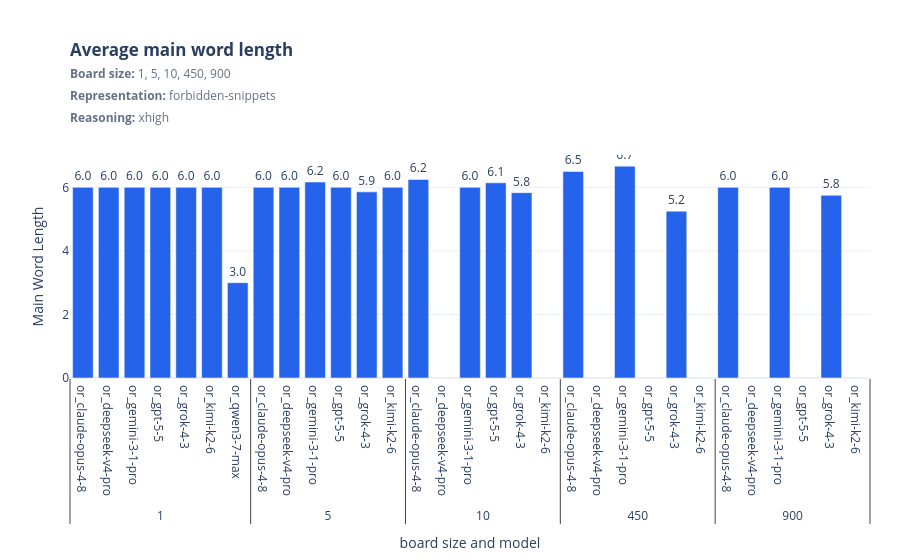
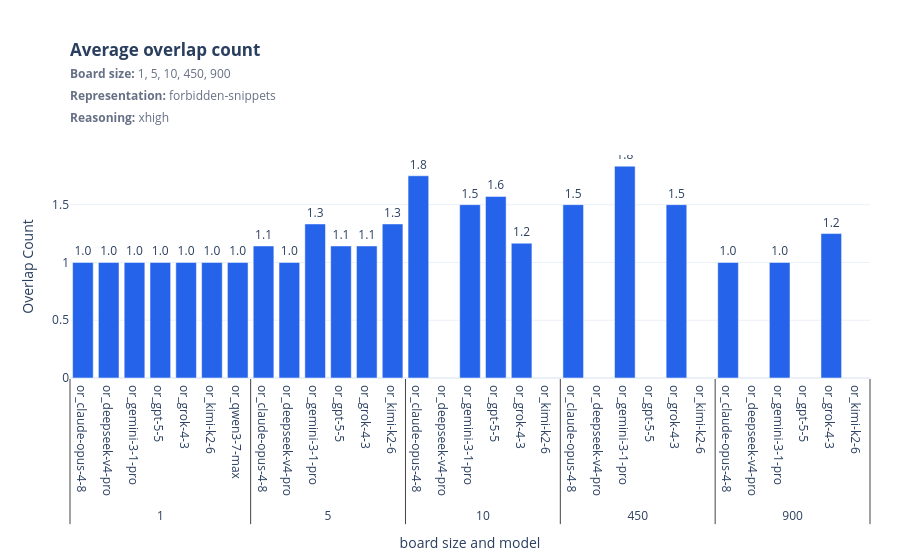

Notebook source saved alongside these figures, in order:
### Markdown cell above
## Move quality on passing attempts

Compares valid model moves with the saved witness. The witness proves feasibility, but it is not necessarily the best possible move.

### Code cell
view.show_all(figures.plot_quality_score_bars(aggregate))

### Figure 1 — Plotly figure (JSON) as saved in the notebook; plotly's stock layout.template omitted (floating-point values rounded to 4 significant figures)
{"data": [{"customdata": [["1", "or_claude-opus-4-8"], ["1", "or_deepseek-v4-pro"], ["1", "or_gemini-3-1-pro"], ["1", "or_gpt-5-5"], ["1", "or_grok-4-3"], ["1", "or_kimi-k2-6"], ["1", "or_qwen3-7-max"], ["5", "or_claude-opus-4-8"], ["5", "or_deepseek-v4-pro"], ["5", "or_gemini-3-1-pro"], ["5", "or_gpt-5-5"], ["5", "or_grok-4-3"], ["5", "or_kimi-k2-6"], ["10", "or_claude-opus-4-8"], ["10", "or_deepseek-v4-pro"], ["10", "or_gemini-3-1-pro"], ["10", "or_gpt-5-5"], ["10", "or_grok-4-3"], ["10", "or_kimi-k2-6"], ["450", "or_claude-opus-4-8"], ["450", "or_deepseek-v4-pro"], ["450", "or_gemini-3-1-pro"], ["450", "or_gpt-5-5"], ["450", "or_grok-4-3"], ["450", "or_kimi-k2-6"], ["900", "or_claude-opus-4-8"], ["900", "or_deepseek-v4-pro"], ["900", "or_gemini-3-1-pro"], ["900", "or_gpt-5-5"], ["900", "or_grok-4-3"], ["900", "or_kimi-k2-6"]], "hovertemplate": "board size=%{customdata[0]}<br>model=%{customdata[1]}<br>main word length: %{y:.2f}<extra></extra>", "marker": {"color": "#2563eb"}, "text": ["6.0", "6.0", "6.0", "6.0", "6.0", "6.0", "3.0", "6.0", "6.0", "6.2", "6.0", "5.9", "6.0", "6.2", "", "6.0", "6.1", "5.8", "", "6.5", "", "6.7", "", "5.2", "", "6.0", "", "6.0", "", "5.8", ""], "textposition": "outside", "type": "bar", "x": [["1", "1", "1", "1", "1", "1", "1", "5", "5", "5", "5", "5", "5", "10", "10", "10", "10", "10", "10", "450", "450", "450", "450", "450", "450", "900", "900", "900", "900", "900", "900"], ["or_claude-opus-4-8", "or_deepseek-v4-pro", "or_gemini-3-1-pro", "or_gpt-5-5", "or_grok-4-3", "or_kimi-k2-6", "or_qwen3-7-max", "or_claude-opus-4-8", "or_deepseek-v4-pro", "or_gemini-3-1-pro", "or_gpt-5-5", "or_grok-4-3", "or_kimi-k2-6", "or_claude-opus-4-8", "or_deepseek-v4-pro", "or_gemini-3-1-pro", "or_gpt-5-5", "or_grok-4-3", "or_kimi-k2-6", "or_claude-opus-4-8", "or_deepseek-v4-pro", "or_gemini-3-1-pro", "or_gpt-5-5", "or_grok-4-3", "or_kimi-k2-6", "or_claude-opus-4-8", "or_deepseek-v4-pro", "or_gemini-3-1-pro", "or_gpt-5-5", "or_grok-4-3", "or_kimi-k2-6"]], "y": [6, 6, 6, 6, 6, 6, 3, 6, 6, 6.167, 6, 5.857, 6, 6.25, null, 6, 6.143, 5.833, null, 6.5, null, 6.667, null, 5.25, null, 6, null, 6, null, 5.75, null]}], "layout": {"legend": {"title": {"text": ""}}, "margin": {"b": 70, "l": 70, "r": 30, "t": 155}, "title": {"text": "<b>Average main word length</b><br><span style='font-size:12px;color:#667085'><b>Board size:</b> 1, 5, 10, 450, 900<br><b>Representation:</b> forbidden-snippets<br><b>Reasoning:</b> xhigh</span>", "x": 0, "xanchor": "left", "xref": "paper", "y": 0.9, "yanchor": "top"}, "xaxis": {"title": {"text": "board size and model"}, "type": "multicategory"}, "yaxis": {"title": {"text": "Main Word Length"}}}}

### Figure 2 — Plotly figure (JSON) as saved in the notebook; plotly's stock layout.template omitted (floating-point values rounded to 4 significant figures)
{"data": [{"customdata": [["1", "or_claude-opus-4-8"], ["1", "or_deepseek-v4-pro"], ["1", "or_gemini-3-1-pro"], ["1", "or_gpt-5-5"], ["1", "or_grok-4-3"], ["1", "or_kimi-k2-6"], ["1", "or_qwen3-7-max"], ["5", "or_claude-opus-4-8"], ["5", "or_deepseek-v4-pro"], ["5", "or_gemini-3-1-pro"], ["5", "or_gpt-5-5"], ["5", "or_grok-4-3"], ["5", "or_kimi-k2-6"], ["10", "or_claude-opus-4-8"], ["10", "or_deepseek-v4-pro"], ["10", "or_gemini-3-1-pro"], ["10", "or_gpt-5-5"], ["10", "or_grok-4-3"], ["10", "or_kimi-k2-6"], ["450", "or_claude-opus-4-8"], ["450", "or_deepseek-v4-pro"], ["450", "or_gemini-3-1-pro"], ["450", "or_gpt-5-5"], ["450", "or_grok-4-3"], ["450", "or_kimi-k2-6"], ["900", "or_claude-opus-4-8"], ["900", "or_deepseek-v4-pro"], ["900", "or_gemini-3-1-pro"], ["900", "or_gpt-5-5"], ["900", "or_grok-4-3"], ["900", "or_kimi-k2-6"]], "hovertemplate": "board size=%{customdata[0]}<br>model=%{customdata[1]}<br>overlap count: %{y:.2f}<extra></extra>", "marker": {"color": "#2563eb"}, "text": ["1.0", "1.0", "1.0", "1.0", "1.0", "1.0", "1.0", "1.1", "1.0", "1.3", "1.1", "1.1", "1.3", "1.8", "", "1.5", "1.6", "1.2", "", "1.5", "", "1.8", "", "1.5", "", "1.0", "", "1.0", "", "1.2", ""], "textposition": "outside", "type": "bar", "x": [["1", "1", "1", "1", "1", "1", "1", "5", "5", "5", "5", "5", "5", "10", "10", "10", "10", "10", "10", "450", "450", "450", "450", "450", "450", "900", "900", "900", "900", "900", "900"], ["or_claude-opus-4-8", "or_deepseek-v4-pro", "or_gemini-3-1-pro", "or_gpt-5-5", "or_grok-4-3", "or_kimi-k2-6", "or_qwen3-7-max", "or_claude-opus-4-8", "or_deepseek-v4-pro", "or_gemini-3-1-pro", "or_gpt-5-5", "or_grok-4-3", "or_kimi-k2-6", "or_claude-opus-4-8", "or_deepseek-v4-pro", "or_gemini-3-1-pro", "or_gpt-5-5", "or_grok-4-3", "or_kimi-k2-6", "or_claude-opus-4-8", "or_deepseek-v4-pro", "or_gemini-3-1-pro", "or_gpt-5-5", "or_grok-4-3", "or_kimi-k2-6", "or_claude-opus-4-8", "or_deepseek-v4-pro", "or_gemini-3-1-pro", "or_gpt-5-5", "or_grok-4-3", "or_kimi-k2-6"]], "y": [1, 1, 1, 1, 1, 1, 1, 1.143, 1, 1.333, 1.143, 1.143, 1.333, 1.75, null, 1.5, 1.571, 1.167, null, 1.5, null, 1.833, null, 1.5, null, 1, null, 1, null, 1.25, null]}], "layout": {"legend": {"title": {"text": ""}}, "margin": {"b": 70, "l": 70, "r": 30, "t": 155}, "title": {"text": "<b>Average overlap count</b><br><span style='font-size:12px;color:#667085'><b>Board size:</b> 1, 5, 10, 450, 900<br><b>Representation:</b> forbidden-snippets<br><b>Reasoning:</b> xhigh</span>", "x": 0, "xanchor": "left", "xref": "paper", "y": 0.9, "yanchor": "top"}, "xaxis": {"title": {"text": "board size and model"}, "type": "multicategory"}, "yaxis": {"title": {"text": "Overlap Count"}}}}
